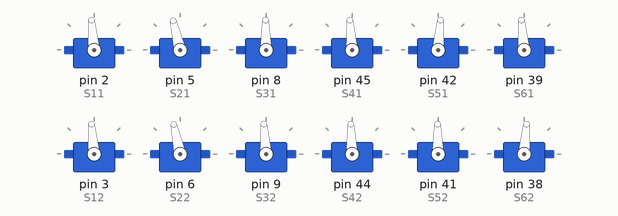
This sketch was run on a simulated Arduino Mega 2560, built with avr-gcc and run on an emulated ATmega2560. Shown: 12 × servo.

Above: at 3.17 s.
At 4.08 s:
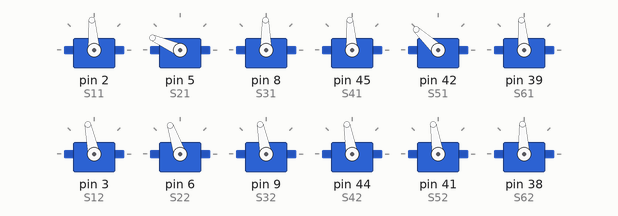
Timing chart, 0 to 6.0 s (numbered marks = the images above):
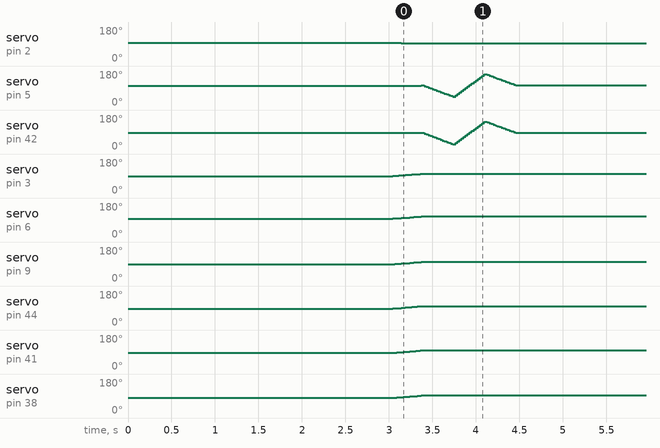

The sketch:

hexapod_firmware.ino
```cpp
//LIBRARIES
#include <Servo.h>

//GLOBAL VARIABLES
int cc = 0;
void MoveCommand(int s11o, int s21o, int s31o, int s41o, int s51o, int s61o,
                 int s12o, int s22o, int s32o, int s42o, int s52o, int s62o,
                 int s13o, int s23o, int s33o, int s43o, int s53o, int s63o,
                 int DelayTime);
void wakeUp();
void Walk();
void WalkBackward();
void Left();
void Right();

//PAW1            //PAW2            //PAW3            //PAW4            //PAW5            //PAW6
int mpS11 = 94;   int mpS21 = 104;  int mpS31 = 90;   int mpS41 = 94;   int mpS51 = 85;   int mpS61 = 95;
int mpS12 = 102;  int mpS22 = 109;  int mpS32 = 101;  int mpS42 = 100;  int mpS52 = 99;   int mpS62 = 93;
int mpS13 = 94;   int mpS23 = 93;   int mpS33 = 98;   int mpS43 = 89;   int mpS53 = 90;   int mpS63 = 95;
int s11i = 97;    int s21i = 103;   int s31i = 91;    int s41i = 94;    int s51i = 86;    int s61i = 95;
int s12i = 90;    int s22i = 97;    int s32i = 89;    int s42i = 87;    int s52i = 85;    int s62i = 80;
int s13i = 13;    int s23i = 9;     int s33i = 15;    int s43i = 3;     int s53i = 5;     int s63i = 7;

//SERVO-PAW DISCRIMINATION
//PAW1    //PAW2    //PAW3    //PAW4    //PAW5    //PAW6
Servo S11; Servo S21; Servo S31; Servo S41; Servo S51; Servo S61;
Servo S12; Servo S22; Servo S32; Servo S42; Servo S52; Servo S62;
Servo S13; Servo S23; Servo S33; Servo S43; Servo S53; Servo S63;

void setup() {
  //COMUNICATION INITIALIZATION
  Serial.begin(9600);
  //SERVO-PIN ATTACH
  //PAW1            //PAW2            //PAW3            //PAW4            //PAW5            //PAW6
  S11.attach(2);    S21.attach(5);    S31.attach(8);    S41.attach(45);   S51.attach(42);   S61.attach(39);
  S12.attach(3);    S22.attach(6);    S32.attach(9);    S42.attach(44);   S52.attach(41);   S62.attach(38);
  S13.attach(4);    S23.attach(7);    S33.attach(10);   S43.attach(43);   S53.attach(40);   S63.attach(37);
  S11.write(s11i);  S21.write(s21i);  S31.write(s31i);  S41.write(s41i);  S51.write(s51i);  S61.write(s61i);
  S12.write(s12i);  S22.write(s22i);  S32.write(s32i);  S42.write(s42i);  S52.write(s52i);  S62.write(s62i);
  S13.write(s13i);  S23.write(s23i);  S33.write(s33i);  S43.write(s43i);  S53.write(s53i);  S63.write(s63i);
  delay(3000);
}

void loop() {
  if (cc == 0) {
    wakeUp();

    delay(10);
    cc = 1;
  }
}

//FUNCTION MOVES PER AXIS
void MoveCommand(int s11o, int s21o, int s31o, int s41o, int s51o, int s61o,
                 int s12o, int s22o, int s32o, int s42o, int s52o, int s62o,
                 int s13o, int s23o, int s33o, int s43o, int s53o, int s63o,
                 int DelayTime) {
  //CALCULATE SWEEP ANGLES
  float SweepAngles[18];
  SweepAngles[0] = s11o - s11i;  SweepAngles[1] = s12o - s12i;  SweepAngles[2] = s13o - s13i;
  SweepAngles[3] = s21o - s21i;  SweepAngles[4] = s22o - s22i;  SweepAngles[5] = s23o - s23i;
  SweepAngles[6] = s31o - s31i;  SweepAngles[7] = s32o - s32i;  SweepAngles[8] = s33o - s33i;
  SweepAngles[9] = s41o - s41i;  SweepAngles[10] = s42o - s42i; SweepAngles[11] = s43o - s43i;
  SweepAngles[12] = s51o - s51i; SweepAngles[13] = s52o - s52i; SweepAngles[14] = s53o - s53i;
  SweepAngles[15] = s61o - s61i; SweepAngles[16] = s62o - s62i; SweepAngles[17] = s63o - s63i;
  //CALCULATE FOR LOOP LIMIT
  int Limit = 180;
  for (int j = 0 ; j <= 17 ; j++) {
    if (SweepAngles[j] != 0) {
      Limit = min(abs(SweepAngles[j]), Limit);
    }
  }
  if (Limit == 1) {
    Limit = 30;
  }
  //EXECUTE SERVO MOVES
  for (int k = 0 ; k <= Limit ; k++) {
    if (SweepAngles[0] == 0) {
      S11.write(s11o);
    } else {
      S11.write(s11i + (SweepAngles[0] / Limit)*k);
    }
    if (SweepAngles[1] == 0) {
      S12.write(s12o);
    } else {
      S12.write(s12i + (SweepAngles[1] / Limit)*k);
    }
    if (SweepAngles[2] == 0) {
      S13.write(s13o);
    } else {
      S13.write(s13i + (SweepAngles[2] / Limit)*k);
    }
    if (SweepAngles[3] == 0) {
      S21.write(s21o);
    } else {
      S21.write(s21i + (SweepAngles[3] / Limit)*k);
    }
    if (SweepAngles[4] == 0) {
      S22.write(s22o);
    } else {
      S22.write(s22i + (SweepAngles[4] / Limit)*k);
    }
    if (SweepAngles[5] == 0) {
      S23.write(s23o);
    } else {
      S23.write(s23i + (SweepAngles[5] / Limit)*k);
    }
    if (SweepAngles[6] == 0) {
      S31.write(s31o);
    } else {
      S31.write(s31i + (SweepAngles[6] / Limit)*k);
    }
    if (SweepAngles[7] == 0) {
      S32.write(s32o);
    } else {
      S32.write(s32i + (SweepAngles[7] / Limit)*k);
    }
    if (SweepAngles[8] == 0) {
      S33.write(s33o);
    } else {
      S33.write(s33i + (SweepAngles[8] / Limit)*k);
    }
    if (SweepAngles[9] == 0) {
      S41.write(s41o);
    } else {
      S41.write(s41i + (SweepAngles[9] / Limit)*k);
    }
    if (SweepAngles[10] == 0) {
      S42.write(s42o);
    } else {
      S42.write(s42i + (SweepAngles[10] / Limit)*k);
    }
    if (SweepAngles[11] == 0) {
      S43.write(s43o);
    } else {
      S43.write(s43i + (SweepAngles[11] / Limit)*k);
    }

    if (SweepAngles[12] == 0) {
      S51.write(s51o);
    } else {
      S51.write(s51i + (SweepAngles[12] / Limit)*k);
    }
    if (SweepAngles[13] == 0) {
      S52.write(s52o);
    } else {
      S52.write(s52i + (SweepAngles[13] / Limit)*k);
    }
    if (SweepAngles[14] == 0) {
      S53.write(s53o);
    } else {
      S53.write(s53i + (SweepAngles[14] / Limit)*k);
    }
    if (SweepAngles[15] == 0) {
      S61.write(s61o);
    } else {
      S61.write(s61i + (SweepAngles[15] / Limit)*k);
    }
    if (SweepAngles[16] == 0) {
      S62.write(s62o);
    } else {
      S62.write(s62i + (SweepAngles[16] / Limit)*k);
    }
    if (SweepAngles[17] == 0) {
      S63.write(s63o);
    } else {
      S63.write(s63i + (SweepAngles[17] / Limit)*k);
    }
    delay(DelayTime);
  }
  //ASSIGN FINAL ANGLES AS BEGIN ANGLES
  s11i = s11o;  s21i = s21o;  s31i = s31o;  s41i = s41o;  s51i = s51o;  s61i = s61o;
  s12i = s12o;  s22i = s22o;  s32i = s32o;  s42i = s42o;  s52i = s52o;  s62i = s62o;
  s13i = s13o;  s23i = s23o;  s33i = s33o;  s43i = s43o;  s53i = s53o;  s63i = s63o;
}

void wakeUp() {
//11094N12102N13094N21104N22109N23094N31091N32101N33098N
//41094N42100N43089N51085N52099N53090N61095N62093N63095N
MoveCommand( 94, 104, 91, 94, 85, 95,
             102, 109, 101, 100, 99, 93,
             94, 94, 98, 89, 90, 95,
             10);

//11094N12102N13094N21044N22109N23094N31091N32101N33068N
//41094N42100N43059N51025N52099N53090N61095N62093N63095N
MoveCommand( 94, 44, 91, 94, 25, 95,
             102, 109, 101, 100, 99, 93,
             94, 94, 68, 59, 90, 95,
             10);

//11094N12102N13064N21164N22109N23094N31091N32101N33098N
//41094N42100N43089N51145N52099N53090N61095N62093N63065N
MoveCommand( 94, 164, 91, 94, 145, 95,
             102, 109, 101, 100, 99, 93,
             64, 94, 98, 89, 90, 65,
             10);

//11094N12102N13094N21104N22109N23094N31091N32101N33098N
//41094N42100N43089N51085N52099N53090N61095N62093N63095N
MoveCommand( 94, 104, 91, 94, 85, 95,
             102, 109, 101, 100, 99, 93,
             94, 94, 98, 89, 90, 95,
             10);


}
```

Measured:
- by itself, servo on pin 2 (S11): 97° → 96° at 3.0 s, → 95° 0.12 s later, → 94° 0.12 s later
- by itself, servo on pin 3 (S12): moves from 90° to 102° over 0.33 s
- by itself, servo on pin 6 (S22): moves from 97° to 109° over 0.33 s
- by itself, servo on pin 9 (S32): moves from 89° to 101° over 0.33 s
- by itself, servo on pin 44 (S42): moves from 87° to 100° over 0.33 s
- by itself, servo on pin 41 (S52): moves from 85° to 99° over 0.33 s
- by itself, servo on pin 38 (S62): moves from 80° to 93° over 0.33 s
